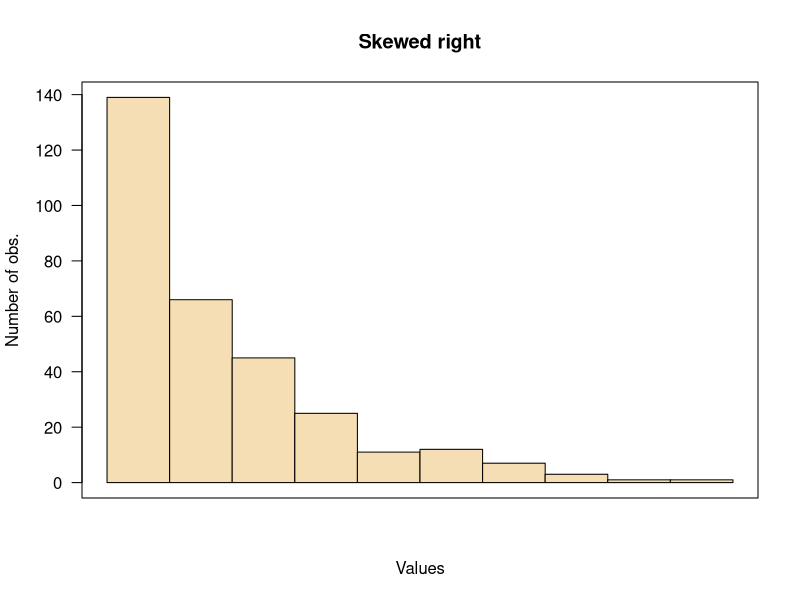
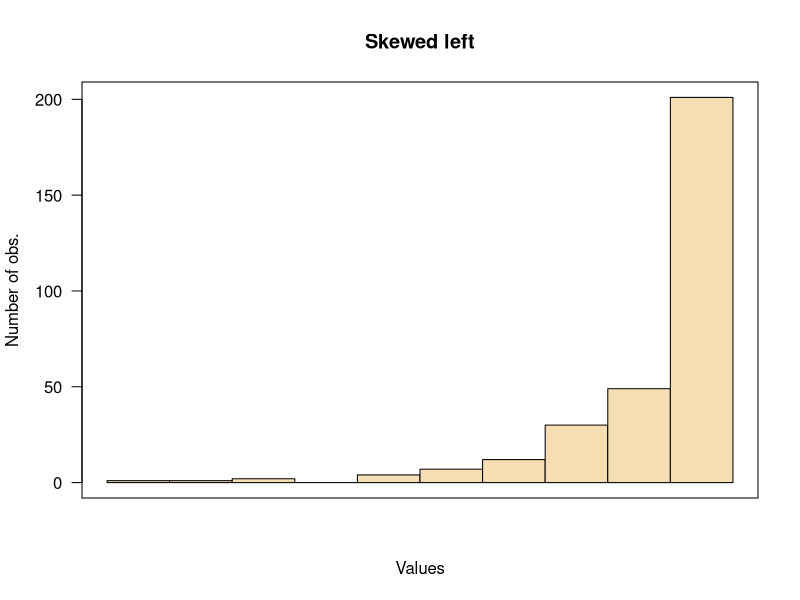
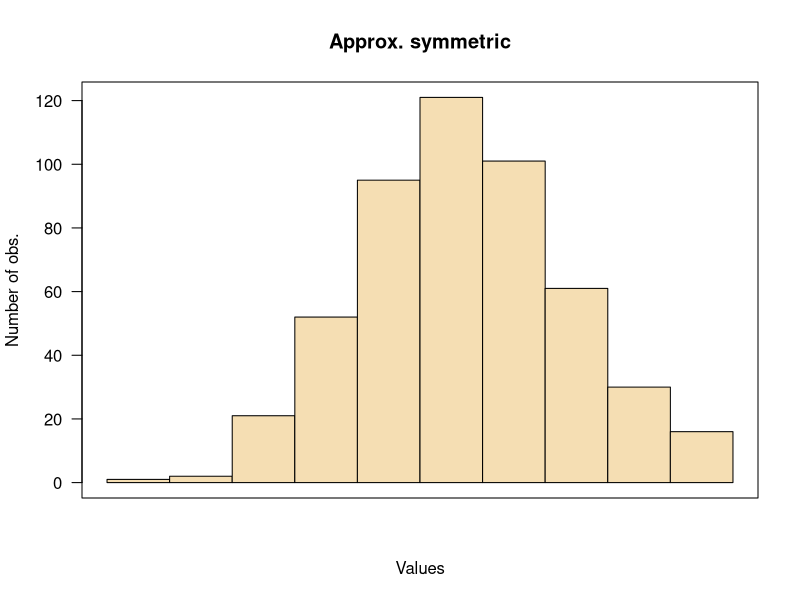
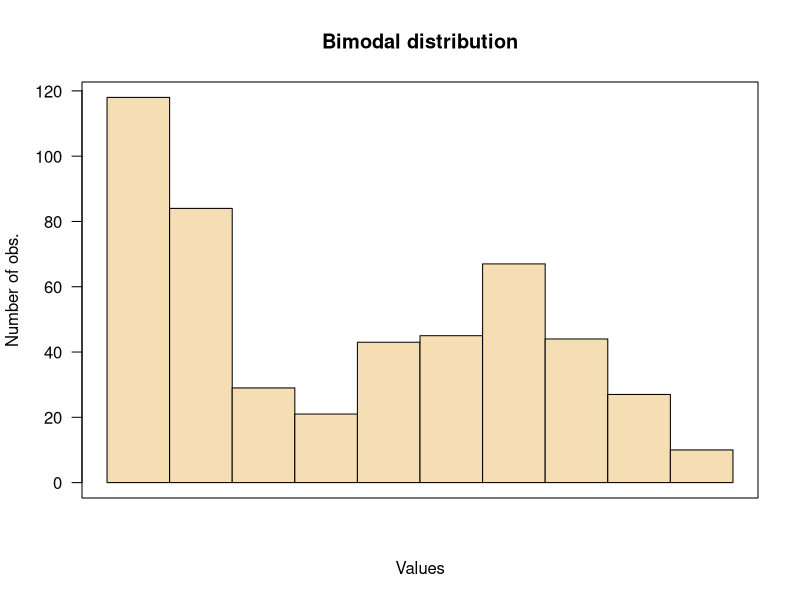

The R source for these figures, in order:
### Example *shapes*

### Trying these for a carousel using slickR


set.seed(110110)

xx <- c( rchisq(300, df=2), 7,7,8,7,7,7,8,7,7,6)

hist( scales::rescale(xx, to=c(0, 5)), 
      xlab="Values", ylab="Number of obs.",
      main="Skewed right",
      axes=FALSE,
      col="wheat", las=1)
axis(side=2, las=1)
box()
dev.print(png, filename="ShapeExampleA.png", width=5, height=6,  units="in", res=100)




xx <- c( rchisq(300, df=1), 2, 2, 1, 1, 2, 0, 0)

xx <- max(xx) - xx
hist( scales::rescale(xx, to=c(0, 5)), 
      xlab="Values", ylab="Number of obs.",
      main="Skewed left",
      axes=FALSE,
      col="wheat", las=1)
axis(side=2, las=1)
box()
dev.print(png, filename="ShapeExampleB.png", width=5, height=6,  units="in", res=100)




xx <- rnorm(500, mean=10)
hist( scales::rescale(xx, to=c(0, 10)), 
      xlab="Values", ylab="Number of obs.",
      main="Approx. symmetric",
      axes=FALSE,
      col="wheat", las=1)
axis(side=2, las=1)
box()
dev.print(png, filename="ShapeExampleC.png", width=5, height=6,  units="in", res=100)





xx1 <- rnorm(500,mean=0, sd=1)
xx2 <- rnorm(250,mean=4, sd=1)
xx <- c( xx1[xx1>0], xx2)


hist( scales::rescale(xx, to=c(0, 10)),  
      right=TRUE,
      axes=FALSE,
      col="wheat", las=1,
      xlab="Values",ylab="Number of obs.", main="Bimodal distribution")
axis(side=2, las=1)
box()


dev.print(png, filename="ShapeExampleD.png", width=5, height=6,  units="in", res=100)


